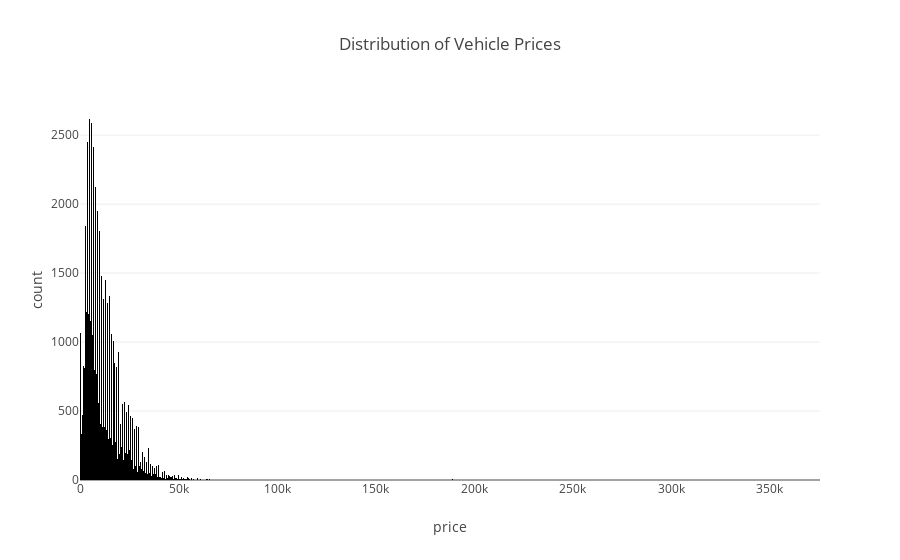

This figure's notebook cell:
### Markdown cell above
The most expensive car in the dataset is priced at $375,000.

### Code cell
# Create a histogram of vehicle prices
fig1 = px.histogram(df_a1, x='price',
                  title="Distribution of Vehicle Prices")

# Show figure of plotly express histogram
fig1.show()

### Figure 1 — Plotly figure (JSON) as saved in the notebook; plotly's stock layout.template omitted (floating-point values rounded to 4 significant figures; data arrays with more than 128 entries replaced by an {"elided": "..."} marker saying what was removed)
{"data": [{"alignmentgroup": "True", "bingroup": "x", "hovertemplate": "price=%{x}<br>count=%{y}<extra></extra>", "legendgroup": "", "marker": {"color": "#000001", "pattern": {"shape": ""}}, "name": "", "offsetgroup": "", "orientation": "v", "showlegend": false, "type": "histogram", "x": {"elided": "51525 int values"}, "xaxis": "x", "yaxis": "y"}], "layout": {"barmode": "relative", "legend": {"tracegroupgap": 0}, "title": {"text": "Distribution of Vehicle Prices"}, "xaxis": {"anchor": "y", "domain": [0, 1], "title": {"text": "price"}}, "yaxis": {"anchor": "x", "domain": [0, 1], "title": {"text": "count"}}}}
